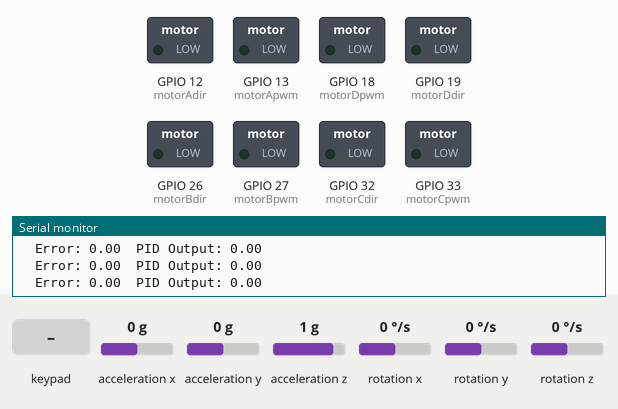
Recording of a sketch running on a simulated ESP32. Parts: switched loads named in the sketch (green lamp = pin HIGH), the last lines printed to the serial monitor. The test bench sets the inputs (shaded band); at power-on: rotation z 0 °/s, acceleration x 0 g, acceleration y 0 g, acceleration z 1 g, rotation x 0 °/s, rotation y 0 °/s. Nothing arrives over Bluetooth unless stated.

Above: at 4.2 s.
4.3 s: rotation z set to -34 °/s
At 6.4 s:
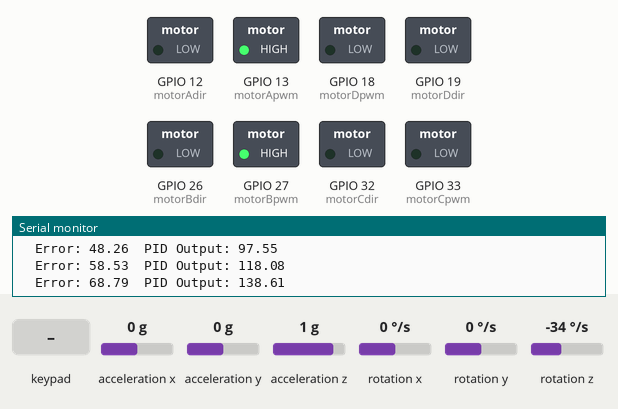
7.3 s: key 'U' pressed
At 8.2 s:
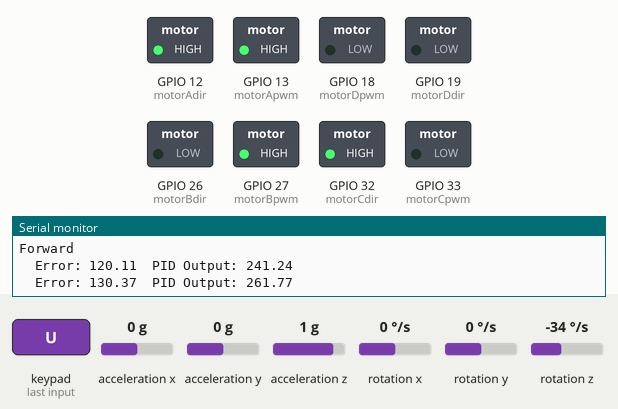
9.0 s: rotation z set to 100 °/s
At 11.7 s:
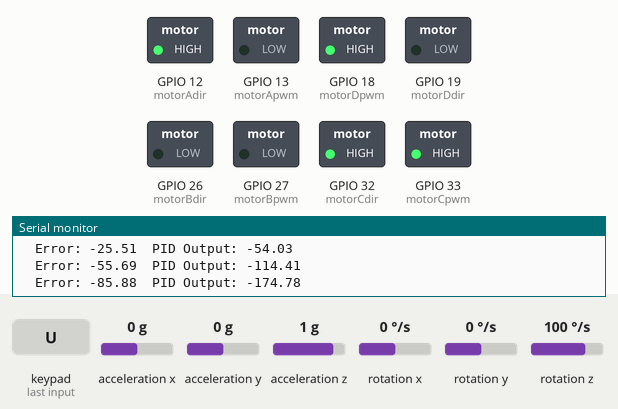
12.0 s: key 'D' pressed
At 12.6 s:
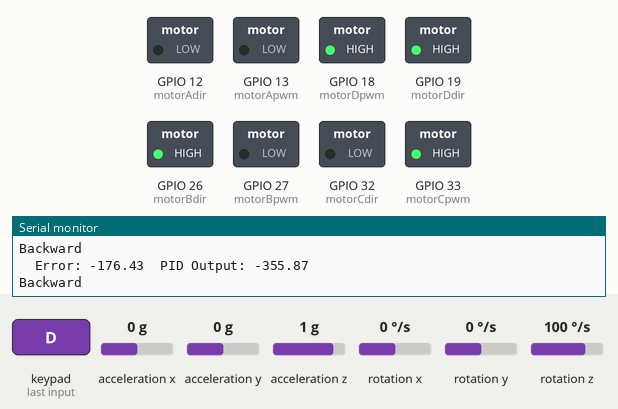
13.5 s: key 'L' pressed
At 14.1 s:
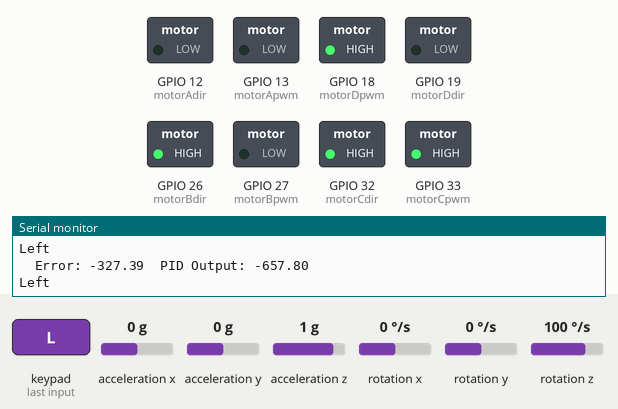
15.0 s: rotation z set to -192 °/s
At 18.3 s:
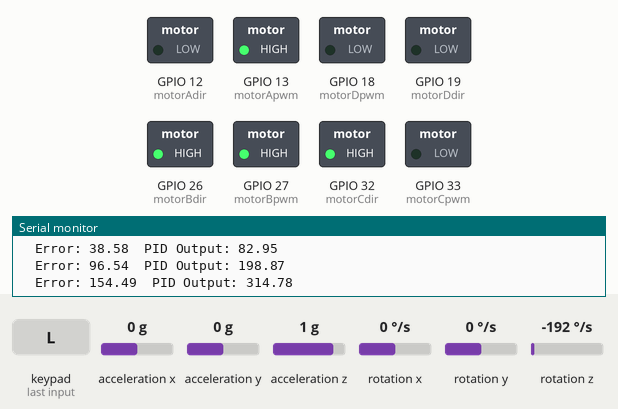
Timing chart, 0 to 19.0 s (numbered marks = the images above; inputs shaded):
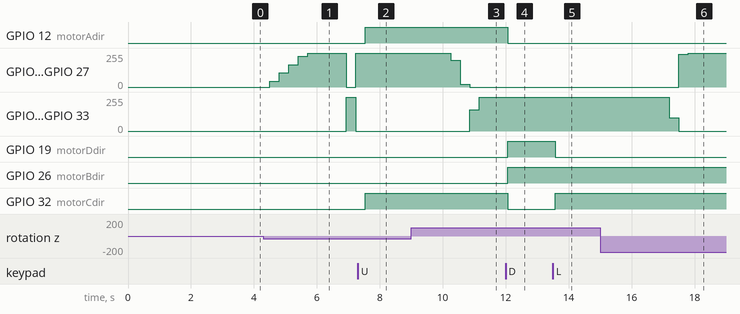

The sketch:

esp32_ps5_try.ino
```cpp
#include <Arduino.h>
#include <MPU6050_tockn.h>
#include <Wire.h>
#include <ps5Controller.h>

// Motor Pin Definitions
const int motorApwm = 13; // Left
const int motorAdir = 12;
const int motorBpwm = 27; // Left
const int motorBdir = 26;
const int motorCpwm = 33; // Right
const int motorCdir = 32;
const int motorDpwm = 18; // Right
const int motorDdir = 19;

const int pwmFrequency = 5000;
const int pwmResolution = 8; // 8-bit resolution
const int pwmChannelA = 0;
const int pwmChannelB = 1;
const int pwmChannelC = 2;
const int pwmChannelD = 3;

float Speed = 0.0;
float leftMotorSpeed = 0.0;
float rightMotorSpeed = 0.0;

// PID Constants
const float Kp = 2.0;
const float Ki = 0.05;
const float Kd = 0.1;
const float baseSpeed = 0;
float maxSpeed = 0;

float error = 0.0;
float prevError = 0.0;
long timer = 0;
float pidOutput = 0.0;

// MPU6050 Sensor
MPU6050 mpu6050(Wire);

void setup() {
  Serial.begin(115200);

  // Initialize PS5 Controller
  ps5.begin("D0:BC:C1:98:2E:F3");
  Serial.println("Ready.");

  // Initialize MPU6050
  Wire.begin();
  mpu6050.begin();
  mpu6050.calcGyroOffsets(true);

  // Initialize Motor Pins and PWM
  pinMode(motorAdir, OUTPUT);
  pinMode(motorBdir, OUTPUT);
  pinMode(motorCdir, OUTPUT);
  pinMode(motorDdir, OUTPUT);

  ledcSetup(pwmChannelA, pwmFrequency, pwmResolution);
  ledcSetup(pwmChannelB, pwmFrequency, pwmResolution);
  ledcSetup(pwmChannelC, pwmFrequency, pwmResolution);
  ledcSetup(pwmChannelD, pwmFrequency, pwmResolution);

  ledcAttachPin(motorApwm, pwmChannelA);
  ledcAttachPin(motorBpwm, pwmChannelB);
  ledcAttachPin(motorCpwm, pwmChannelC);
  ledcAttachPin(motorDpwm, pwmChannelD);

  stop();
}

void loop() {
  if (!ps5.isConnected()) {
    Serial.println("PS5 controller not found");
    delay(300);
    return;
  }

  while (ps5.isConnected()) {
    mpu6050.update();
    float angle = mpu6050.getAngleZ();

    if (millis() - timer > 300) {
      handleAngleCorrection(angle);
      handlePS5Inputs();
      timer = millis();
    }
  }
}

// Handles Angle Correction using PID
void handleAngleCorrection(float angle) {
  error = computeAngleError(angle);
  pid();
}

// Computes the angle error
float computeAngleError(float angle) {
  if (abs(angle) < 1) return 0;
  if (abs(angle - 90) < 1) return 90;
  if (abs(angle + 90) < 1) return -90;
  return -angle;
}

// PID Function
void pid() {
  float derivative = error - prevError;
  prevError = error;

  pidOutput = Kp * error + Kd * derivative;
  motorspeed(pidOutput);

  Serial.print("\tError: ");
  Serial.print(error);
  Serial.print("\tPID Output: ");
  Serial.println(pidOutput);
}

// Sets motor speeds based on PID output
void motorspeed(float pidOutput) {
  leftMotorSpeed = constrain(baseSpeed + Speed + 3 * pidOutput, 0, 255);
  rightMotorSpeed = constrain(baseSpeed + Speed - 3 * pidOutput, 0, 255);

  ledcWrite(pwmChannelA, leftMotorSpeed);
  ledcWrite(pwmChannelB, leftMotorSpeed);
  ledcWrite(pwmChannelC, rightMotorSpeed);
  ledcWrite(pwmChannelD, rightMotorSpeed);
}

// Handles PS5 Controller Inputs
void handlePS5Inputs() {
  if (ps5.Right()) buttonRight();
  if (ps5.Down()) buttonDown();
  if (ps5.Up()) buttonUp();
  if (ps5.Left()) buttonLeft();
  if (ps5.Square()) squareButtonAction();
  if (ps5.R2()) handleR2Trigger();
  if (ps5.LStickX()) handleLeftStickX();
  if (ps5.LStickY()) handleLeftStickY();
  if (ps5.L1()) stop();
}

// PS5 Button Actions
void buttonRight() { setMotorDirection(HIGH, LOW, LOW, HIGH, "Right"); }
void buttonLeft() { setMotorDirection(LOW, HIGH, HIGH, LOW, "Left"); }
void buttonUp() { setMotorDirection(HIGH, LOW, HIGH, LOW, "Forward"); }
void buttonDown() { setMotorDirection(LOW, HIGH, LOW, HIGH, "Backward"); }
void squareButtonAction() {
  Speed = 80;
  error = 90;
  pid();
  timer = millis();
}

// R2 Trigger Handling
void handleR2Trigger() {
  Speed = ps5.R2() ? ps5.R2Value() : 0;
  Serial.printf("R2 button at %d\n", ps5.R2Value());
}

// Left Joystick Handling
void handleLeftStickX() {
  if (ps5.LStickX() > 30) right();
  if (ps5.LStickX() < -30) left();
  Serial.printf("Left Stick x at %d\n", ps5.LStickX());
}

void handleLeftStickY() {
  if (ps5.LStickY() > 30) forward();
  if (ps5.LStickY() < -30) backward();
  Serial.printf("Left Stick y at %d\n", ps5.LStickY());
}

// Motor Direction Functions
void forward() { setMotorDirection(HIGH, LOW, HIGH, LOW, "Forward"); }
void backward() { setMotorDirection(LOW, HIGH, LOW, HIGH, "Backward"); }
void left() { setMotorDirection(HIGH, LOW, LOW, HIGH, "Left"); }
void right() { setMotorDirection(LOW, HIGH, HIGH, LOW, "Right"); }
void stop() { setMotorDirection(LOW, LOW, LOW, LOW, "STOP"); }

// Sets motor directions
void setMotorDirection(int aDir, int bDir, int cDir, int dDir, const char* action) {
  digitalWrite(motorAdir, aDir);
  digitalWrite(motorBdir, bDir);
  digitalWrite(motorCdir, cDir);
  digitalWrite(motorDdir, dDir);

  ledcWrite(pwmChannelA, leftMotorSpeed);
  ledcWrite(pwmChannelB, leftMotorSpeed);
  ledcWrite(pwmChannelC, rightMotorSpeed);
  ledcWrite(pwmChannelD, rightMotorSpeed);

  Serial.println(action);
}
```

Measured:
- after the input at 4.3 s, GPIO 13 (motorApwm), GPIO 27 (motorBpwm): 0/255 → 45/255 after 0.21 s, → 107/255 0.30 s later, → 168/255 0.30 s later, → 230/255 0.30 s later, … (7 changes in this stretch); GPIO 18 (motorDpwm), GPIO 33 (motorCpwm): 0/255 → 255/255 after 2.6 s, → 0/255 0.30 s later
- after the input at 7.3 s, GPIO 12 (motorAdir), GPIO 32 (motorCdir): LOW → HIGH after 0.23 s
- after the input at 9.0 s, GPIO 13 (motorApwm), GPIO 27 (motorBpwm): 255/255 → 199/255 after 1.2 s, → 19/255 0.30 s later, → 0/255 0.30 s later; GPIO 18 (motorDpwm), GPIO 33 (motorCpwm): 0/255 → 161/255 after 1.9 s, → 255/255 0.30 s later
- after the input at 12.0 s, GPIO 12 (motorAdir), GPIO 32 (motorCdir): HIGH → LOW after 0.06 s; GPIO 19 (motorDdir), GPIO 26 (motorBdir): LOW → HIGH after 0.06 s
- after the input at 13.5 s, GPIO 19 (motorDdir): HIGH → LOW after 0.07 s; GPIO 32 (motorCdir): LOW → HIGH after 0.07 s
- after the input at 15.0 s, GPIO 13 (motorApwm), GPIO 27 (motorBpwm): 0/255 → 247/255 after 2.5 s, → 255/255 0.30 s later; GPIO 18 (motorDpwm), GPIO 33 (motorCpwm): 255/255 → 98/255 after 2.2 s, → 0/255 0.30 s later
